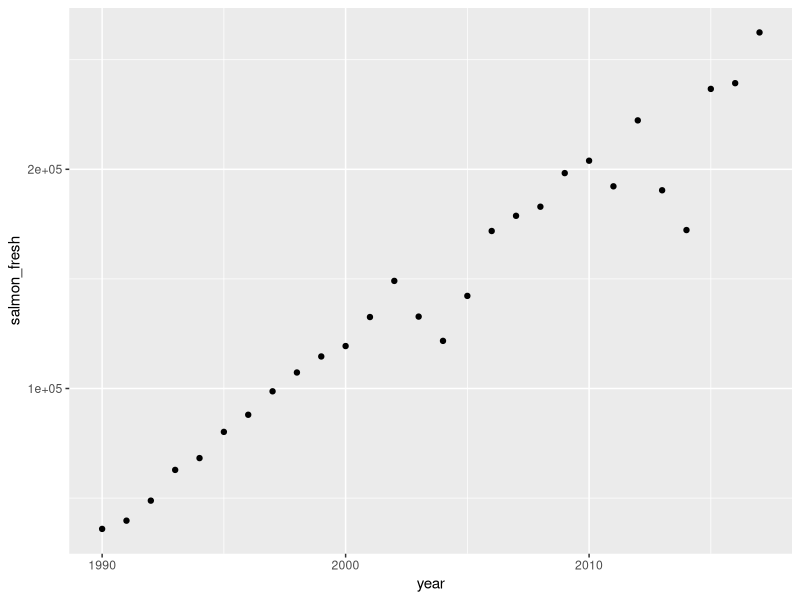
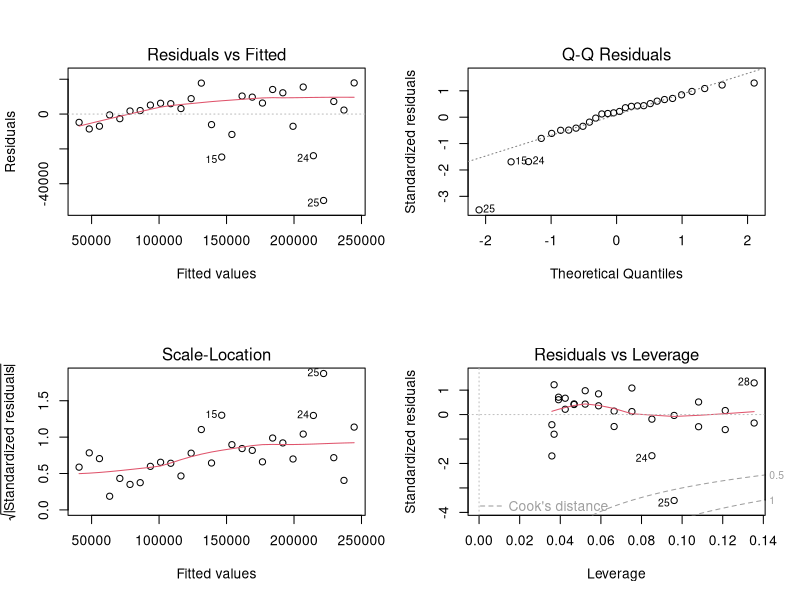

Recreate these plots in R, in order.
## ---- chunk 1
knitr::opts_chunk$set(echo = TRUE)
## ---- chunk 2
library(tidyverse)

salmon <- read_csv("salmon_imports_new.csv")
## ---- chunk 3
salmon_scatter <- ggplot(salmon, aes(x = year, y = salmon_fresh))+
  geom_point()

salmon_scatter
#Overall, it looks like the relationship between year and fresh salmon imports is linear. However, the two dips in the scatterplot (around 2004 and 2014) cause some concern. It looks like it might make sense to use a linear regression in this case.
## ---- chunk 4
salmon_model <- lm(salmon_fresh ~ year, data = salmon)

salmon_model
# Model equation : y = β0 + β1x + ε
# Imports(1000 lbs) = -14,982,940 + 7550(year)
## ---- chunk 5
par(mfrow = c(2,2)) # View all four diagnostic plots at once (and have them appear in the knitted document)
plot(salmon_model)

# The residuals appear to be normally distributed, given the qq plot. There does not seem to be an issue with heteroscedasticity, but there are a few outliers (labeled in the plots below, specifically observation 25) that might be of concern. 
